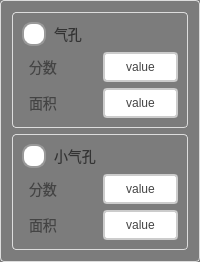
         <widget class="QGroupBox" name="groupBox_14">
          <property name="styleSheet">
           <string notr="true">QGroupBox {
    border: 1px solid #DDD;
    border-radius: 4px;
    font: bold 14px;
    color: #666;
    background-color: rgb(124, 124, 124);
}

QGroupBox::title {
    subcontrol-origin: margin;
    subcontrol-position: top left;
    left: 10px;
    padding: 0 5px;
}</string>
          </property>
          <property name="title">
           <string/>
          </property>
          <layout class="QVBoxLayout" name="verticalLayout_22">
           <item>
            <widget class="QGroupBox" name="groupBox_17">
             <property name="title">
              <string/>
             </property>
             <layout class="QVBoxLayout" name="verticalLayout_4">
              <item>
               <widget class="QRadioButton" name="rbtn_poreEnable">
                <property name="sizePolicy">
                 <sizepolicy hsizetype="Minimum" vsizetype="Minimum">
                  <horstretch>0</horstretch>
                  <verstretch>0</verstretch>
                 </sizepolicy>
                </property>
                <property name="styleSheet">
                 <string notr="true">QRadioButton {
    spacing: 8px;
    font-size: 14px;
    color: #333;  /* 保持原始文字颜色 */
}

/* 未选中状态 */
QRadioButton::indicator {
    width: 20px;
    height: 20px;
    border-radius: 10px;
    border: 2px solid #999;
    background: #ffffff;
}

/* 悬停效果 */
QRadioButton::indicator:hover {
    border: 2px solid #666;
}

/* 选中状态 */
QRadioButton::indicator:checked {
    border: 2px solid #FF6B00;  /* 橙色边框 */
}

/* 选中时的内圆 */
QRadioButton::indicator:checked {
    background-color: qradialgradient(
        cx:0.5, cy:0.5,
        radius:0.4,
        fx:0.5, fy:0.5,
        stop:0 #FF6B00,  /* 主橙色 */
        stop:1 transparent
    );
}

/* 禁用状态 */
QRadioButton:::disabled {
    border: 2px solid #ccc;
    background: #eee;
}

/* 点击动画效果 */
QRadioButton::indicator:pressed {
    border: 2px solid #CC5500;  /* 深橙色边框 */
    background-color: qradialgradient(
        cx:0.5, cy:0.5,
        radius:0.5,
        fx:0.5, fy:0.5,
        stop:0 #FFD8B3,  /* 浅橙色渐变 */
        stop:1 transparent
    );
}</string>
                </property>
                <property name="text">
                 <string>气孔</string>
                </property>
               </widget>
              </item>
              <item>
               <layout class="QHBoxLayout" name="horizontalLayout_10">
                <item>
                 <widget class="QLabel" name="label_9">
                  <property name="styleSheet">
                   <string notr="true">/* 基础标签样式 */
QLabel {
    color: #444444;          /* 主文字色 */
    font-size: 14px;         /* 标准字号 */
    background: transparent; /* 透明背景 */
    padding: 2px 4px;        /* 基础内边距 */
}

/* 标题样式 */
QLabel.title {
    font-size: 16px;
    font-weight: 600;
    color: #333333;
    border-bottom: 1px solid #DDDDDD; /* 下划线装饰 */
    padding-bottom: 4px;
}

/* 副标题/次要文本 */
QLabel.subtitle {
    color: #666666;
    font-size: 13px;
    font-style: italic;
}

/* 强调文本 */
QLabel.emphasis {
    color: #333333;
    font-weight: 500;
    background-color: #F5F5F5;
    border-radius: 3px;
    padding: 4px 8px;
}

/* 状态标签（成功/警告/错误） */
QLabel[state=&quot;success&quot;] {
    color: #228B22;          /* 森林绿 */
    border-left: 3px solid #228B22;
    padding-left: 8px;
}

QLabel[state=&quot;warning&quot;] {
    color: #FF8C00;          /* 暗橙 */
    border-left: 3px solid #FF8C00;
    padding-left: 8px;
}

QLabel[state=&quot;error&quot;] {
    color: #B22222;          /* 砖红 */
    border-left: 3px solid #B22222;
    padding-left: 8px;
}

/* 数据展示标签 */
QLabel.data {
    color: #2F4F4F;          /* 深石板灰 */
    font-family: monospace;
    border: 1px solid #E0E0E0;
    background-color: #FFFFFF;
    padding: 6px 12px;
    border-radius: 4px;
}

/* 禁用状态 */
QLabel:disabled {
    color: #AAAAAA;
    background-color: transparent;
}

/* 链接样式（伪链接效果） */
QLabel.link {
    color: #4682B4;          /* 钢蓝 */
    text-decoration: underline;
    border-bottom: 1px dotted #4682B4;
}

/* 图标标签 */
QLabel.icon {
    qproperty-alignment: AlignCenter;
    border: 1px solid #E0E0E0;
    border-radius: 4px;
    background-color: #FFFFFF;
    padding: 12px;
}</string>
                  </property>
                  <property name="text">
                   <string>分数</string>
                  </property>
                 </widget>
                </item>
                <item>
                 <widget class="QPushButton" name="pbtn_poreEnableScore">
                  <property name="sizePolicy">
                   <sizepolicy hsizetype="Minimum" vsizetype="Minimum">
                    <horstretch>0</horstretch>
                    <verstretch>0</verstretch>
                   </sizepolicy>
                  </property>
                  <property name="styleSheet">
                   <string notr="true">QPushButton {
    padding: 6px 14px;
    border: 2px solid #CCC;
    border-radius: 4px;
    background-color: white;
    color: #444;
}

QPushButton:hover {
    border-color: #999;
    background-color: #F5F5F5;
}

QPushButton:pressed {
    border-color: #777;
    background-color: #EEE;
}</string>
                  </property>
                  <property name="text">
                   <string>value</string>
                  </property>
                 </widget>
                </item>
               </layout>
              </item>
              <item>
               <layout class="QHBoxLayout" name="horizontalLayout_11">
                <item>
                 <widget class="QLabel" name="label_14">
                  <property name="styleSheet">
                   <string notr="true">/* 基础标签样式 */
QLabel {
    color: #444444;          /* 主文字色 */
    font-size: 14px;         /* 标准字号 */
    background: transparent; /* 透明背景 */
    padding: 2px 4px;        /* 基础内边距 */
}

/* 标题样式 */
QLabel.title {
    font-size: 16px;
    font-weight: 600;
    color: #333333;
    border-bottom: 1px solid #DDDDDD; /* 下划线装饰 */
    padding-bottom: 4px;
}

/* 副标题/次要文本 */
QLabel.subtitle {
    color: #666666;
    font-size: 13px;
    font-style: italic;
}

/* 强调文本 */
QLabel.emphasis {
    color: #333333;
    font-weight: 500;
    background-color: #F5F5F5;
    border-radius: 3px;
    padding: 4px 8px;
}

/* 状态标签（成功/警告/错误） */
QLabel[state=&quot;success&quot;] {
    color: #228B22;          /* 森林绿 */
    border-left: 3px solid #228B22;
    padding-left: 8px;
}

QLabel[state=&quot;warning&quot;] {
    color: #FF8C00;          /* 暗橙 */
    border-left: 3px solid #FF8C00;
    padding-left: 8px;
}

QLabel[state=&quot;error&quot;] {
    color: #B22222;          /* 砖红 */
    border-left: 3px solid #B22222;
    padding-left: 8px;
}

/* 数据展示标签 */
QLabel.data {
    color: #2F4F4F;          /* 深石板灰 */
    font-family: monospace;
    border: 1px solid #E0E0E0;
    background-color: #FFFFFF;
    padding: 6px 12px;
    border-radius: 4px;
}

/* 禁用状态 */
QLabel:disabled {
    color: #AAAAAA;
    background-color: transparent;
}

/* 链接样式（伪链接效果） */
QLabel.link {
    color: #4682B4;          /* 钢蓝 */
    text-decoration: underline;
    border-bottom: 1px dotted #4682B4;
}

/* 图标标签 */
QLabel.icon {
    qproperty-alignment: AlignCenter;
    border: 1px solid #E0E0E0;
    border-radius: 4px;
    background-color: #FFFFFF;
    padding: 12px;
}</string>
                  </property>
                  <property name="text">
                   <string>面积</string>
                  </property>
                 </widget>
                </item>
                <item>
                 <widget class="QPushButton" name="pbtn_poreEnableArea">
                  <property name="sizePolicy">
                   <sizepolicy hsizetype="Minimum" vsizetype="Minimum">
                    <horstretch>0</horstretch>
                    <verstretch>0</verstretch>
                   </sizepolicy>
                  </property>
                  <property name="styleSheet">
                   <string notr="true">QPushButton {
    padding: 6px 14px;
    border: 2px solid #CCC;
    border-radius: 4px;
    background-color: white;
    color: #444;
}

QPushButton:hover {
    border-color: #999;
    background-color: #F5F5F5;
}

QPushButton:pressed {
    border-color: #777;
    background-color: #EEE;
}</string>
                  </property>
                  <property name="text">
                   <string>value</string>
                  </property>
                 </widget>
                </item>
               </layout>
              </item>
             </layout>
            </widget>
           </item>
           <item>
            <widget class="QGroupBox" name="groupBox_18">
             <property name="title">
              <string/>
             </property>
             <layout class="QVBoxLayout" name="verticalLayout_21">
              <item>
               <widget class="QRadioButton" name="rbtn_smallPoreEnable">
                <property name="sizePolicy">
                 <sizepolicy hsizetype="Minimum" vsizetype="Minimum">
                  <horstretch>0</horstretch>
                  <verstretch>0</verstretch>
                 </sizepolicy>
                </property>
                <property name="styleSheet">
                 <string notr="true">QRadioButton {
    spacing: 8px;
    font-size: 14px;
    color: #333;  /* 保持原始文字颜色 */
}

/* 未选中状态 */
QRadioButton::indicator {
    width: 20px;
    height: 20px;
    border-radius: 10px;
    border: 2px solid #999;
    background: #ffffff;
}

/* 悬停效果 */
QRadioButton::indicator:hover {
    border: 2px solid #666;
}

/* 选中状态 */
QRadioButton::indicator:checked {
    border: 2px solid #FF6B00;  /* 橙色边框 */
}

/* 选中时的内圆 */
QRadioButton::indicator:checked {
    background-color: qradialgradient(
        cx:0.5, cy:0.5,
        radius:0.4,
        fx:0.5, fy:0.5,
        stop:0 #FF6B00,  /* 主橙色 */
        stop:1 transparent
    );
}

/* 禁用状态 */
QRadioButton:::disabled {
    border: 2px solid #ccc;
    background: #eee;
}

/* 点击动画效果 */
QRadioButton::indicator:pressed {
    border: 2px solid #CC5500;  /* 深橙色边框 */
    background-color: qradialgradient(
        cx:0.5, cy:0.5,
        radius:0.5,
        fx:0.5, fy:0.5,
        stop:0 #FFD8B3,  /* 浅橙色渐变 */
        stop:1 transparent
    );
}</string>
                </property>
                <property name="text">
                 <string>小气孔</string>
                </property>
               </widget>
              </item>
              <item>
               <layout class="QHBoxLayout" name="horizontalLayout_12">
                <item>
                 <widget class="QLabel" name="label_15">
                  <property name="styleSheet">
                   <string notr="true">/* 基础标签样式 */
QLabel {
    color: #444444;          /* 主文字色 */
    font-size: 14px;         /* 标准字号 */
    background: transparent; /* 透明背景 */
    padding: 2px 4px;        /* 基础内边距 */
}

/* 标题样式 */
QLabel.title {
    font-size: 16px;
    font-weight: 600;
    color: #333333;
    border-bottom: 1px solid #DDDDDD; /* 下划线装饰 */
    padding-bottom: 4px;
}

/* 副标题/次要文本 */
QLabel.subtitle {
    color: #666666;
    font-size: 13px;
    font-style: italic;
}

/* 强调文本 */
QLabel.emphasis {
    color: #333333;
    font-weight: 500;
    background-color: #F5F5F5;
    border-radius: 3px;
    padding: 4px 8px;
}

/* 状态标签（成功/警告/错误） */
QLabel[state=&quot;success&quot;] {
    color: #228B22;          /* 森林绿 */
    border-left: 3px solid #228B22;
    padding-left: 8px;
}

QLabel[state=&quot;warning&quot;] {
    color: #FF8C00;          /* 暗橙 */
    border-left: 3px solid #FF8C00;
    padding-left: 8px;
}

QLabel[state=&quot;error&quot;] {
    color: #B22222;          /* 砖红 */
    border-left: 3px solid #B22222;
    padding-left: 8px;
}

/* 数据展示标签 */
QLabel.data {
    color: #2F4F4F;          /* 深石板灰 */
    font-family: monospace;
    border: 1px solid #E0E0E0;
    background-color: #FFFFFF;
    padding: 6px 12px;
    border-radius: 4px;
}

/* 禁用状态 */
QLabel:disabled {
    color: #AAAAAA;
    background-color: transparent;
}

/* 链接样式（伪链接效果） */
QLabel.link {
    color: #4682B4;          /* 钢蓝 */
    text-decoration: underline;
    border-bottom: 1px dotted #4682B4;
}

/* 图标标签 */
QLabel.icon {
    qproperty-alignment: AlignCenter;
    border: 1px solid #E0E0E0;
    border-radius: 4px;
    background-color: #FFFFFF;
    padding: 12px;
}</string>
                  </property>
                  <property name="text">
                   <string>分数</string>
                  </property>
                 </widget>
                </item>
                <item>
                 <widget class="QPushButton" name="pbtn_smallPoreEnableScore">
                  <property name="sizePolicy">
                   <sizepolicy hsizetype="Minimum" vsizetype="Minimum">
                    <horstretch>0</horstretch>
                    <verstretch>0</verstretch>
                   </sizepolicy>
                  </property>
                  <property name="styleSheet">
                   <string notr="true">QPushButton {
    padding: 6px 14px;
    border: 2px solid #CCC;
    border-radius: 4px;
    background-color: white;
    color: #444;
}

QPushButton:hover {
    border-color: #999;
    background-color: #F5F5F5;
}

QPushButton:pressed {
    border-color: #777;
    background-color: #EEE;
}</string>
                  </property>
                  <property name="text">
                   <string>value</string>
                  </property>
                 </widget>
                </item>
               </layout>
              </item>
              <item>
               <layout class="QHBoxLayout" name="horizontalLayout_15">
                <item>
                 <widget class="QLabel" name="label_16">
                  <property name="styleSheet">
                   <string notr="true">/* 基础标签样式 */
QLabel {
    color: #444444;          /* 主文字色 */
    font-size: 14px;         /* 标准字号 */
    background: transparent; /* 透明背景 */
    padding: 2px 4px;        /* 基础内边距 */
}

/* 标题样式 */
QLabel.title {
    font-size: 16px;
    font-weight: 600;
    color: #333333;
    border-bottom: 1px solid #DDDDDD; /* 下划线装饰 */
    padding-bottom: 4px;
}

/* 副标题/次要文本 */
QLabel.subtitle {
    color: #666666;
    font-size: 13px;
    font-style: italic;
}

/* 强调文本 */
QLabel.emphasis {
    color: #333333;
    font-weight: 500;
    background-color: #F5F5F5;
    border-radius: 3px;
    padding: 4px 8px;
}

/* 状态标签（成功/警告/错误） */
QLabel[state=&quot;success&quot;] {
    color: #228B22;          /* 森林绿 */
    border-left: 3px solid #228B22;
    padding-left: 8px;
}

QLabel[state=&quot;warning&quot;] {
    color: #FF8C00;          /* 暗橙 */
    border-left: 3px solid #FF8C00;
    padding-left: 8px;
}

QLabel[state=&quot;error&quot;] {
    color: #B22222;          /* 砖红 */
    border-left: 3px solid #B22222;
    padding-left: 8px;
}

/* 数据展示标签 */
QLabel.data {
    color: #2F4F4F;          /* 深石板灰 */
    font-family: monospace;
    border: 1px solid #E0E0E0;
    background-color: #FFFFFF;
    padding: 6px 12px;
    border-radius: 4px;
}

/* 禁用状态 */
QLabel:disabled {
    color: #AAAAAA;
    background-color: transparent;
}

/* 链接样式（伪链接效果） */
QLabel.link {
    color: #4682B4;          /* 钢蓝 */
    text-decoration: underline;
    border-bottom: 1px dotted #4682B4;
}

/* 图标标签 */
QLabel.icon {
    qproperty-alignment: AlignCenter;
    border: 1px solid #E0E0E0;
    border-radius: 4px;
    background-color: #FFFFFF;
    padding: 12px;
}</string>
                  </property>
                  <property name="text">
                   <string>面积</string>
                  </property>
                 </widget>
                </item>
                <item>
                 <widget class="QPushButton" name="pbtn_smallPoreEnableArea">
                  <property name="sizePolicy">
                   <sizepolicy hsizetype="Minimum" vsizetype="Minimum">
                    <horstretch>0</horstretch>
                    <verstretch>0</verstretch>
                   </sizepolicy>
                  </property>
                  <property name="styleSheet">
                   <string notr="true">QPushButton {
    padding: 6px 14px;
    border: 2px solid #CCC;
    border-radius: 4px;
    background-color: white;
    color: #444;
}

QPushButton:hover {
    border-color: #999;
    background-color: #F5F5F5;
}

QPushButton:pressed {
    border-color: #777;
    background-color: #EEE;
}</string>
                  </property>
                  <property name="text">
                   <string>value</string>
                  </property>
                 </widget>
                </item>
               </layout>
              </item>
             </layout>
            </widget>
           </item>
          </layout>
         </widget>
